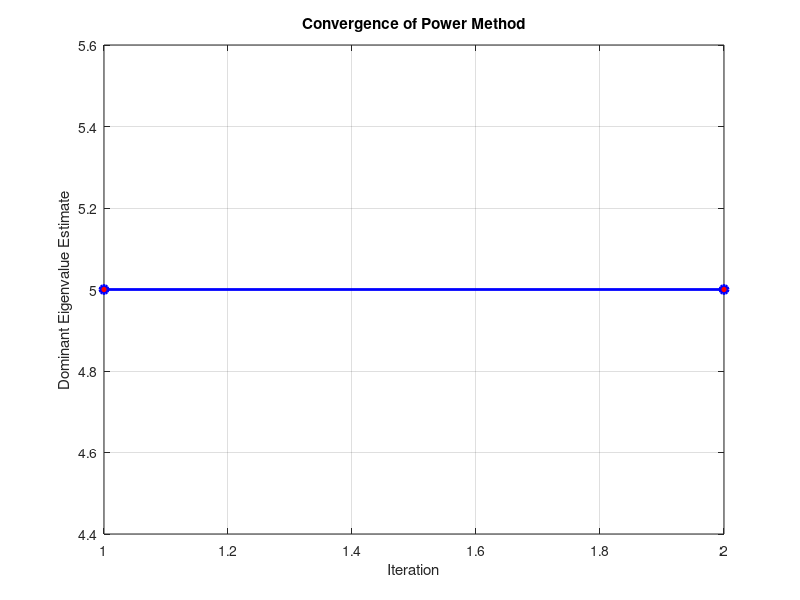

Write MATLAB code to recreate this figure.
% Power Method for Dominant Eigenvalue with Plot

A = input('Enter the matrix A: ');
x0 = input('Enter initial guess vector x0 (column vector): ');
n = input('Enter number of iterations: ');
tol = input('Enter tolerance: ');

x = x0 / norm(x0);   % Normalize initial vector
lambda_old = 0;
lambda_history = zeros(1, n);  % to store eigenvalues

fprintf('\nIter\tEigenvalue (approx)\n');
for i = 1:n
    x_new = A * x;
    lambda_new = max(abs(x_new)) / max(abs(x));  % Rayleigh quotient approx
    x = x_new / norm(x_new);  % normalize
    
    lambda_history(i) = lambda_new;
    fprintf('%d\t%.10f\n', i, lambda_new);
    
    if abs(lambda_new - lambda_old) < tol
        fprintf('\nConverged eigenvalue = %.10f\n', lambda_new);
        break;
    end
    
    lambda_old = lambda_new;
end

fprintf('Approximate dominant eigenvector:\n');
disp(x);

% Plot convergence of eigenvalue
plot(1:i, lambda_history(1:i), 'bo-', 'LineWidth', 2, 'MarkerFaceColor', 'r');
xlabel('Iteration')
ylabel('Dominant Eigenvalue Estimate')
title('Convergence of Power Method')
grid on
